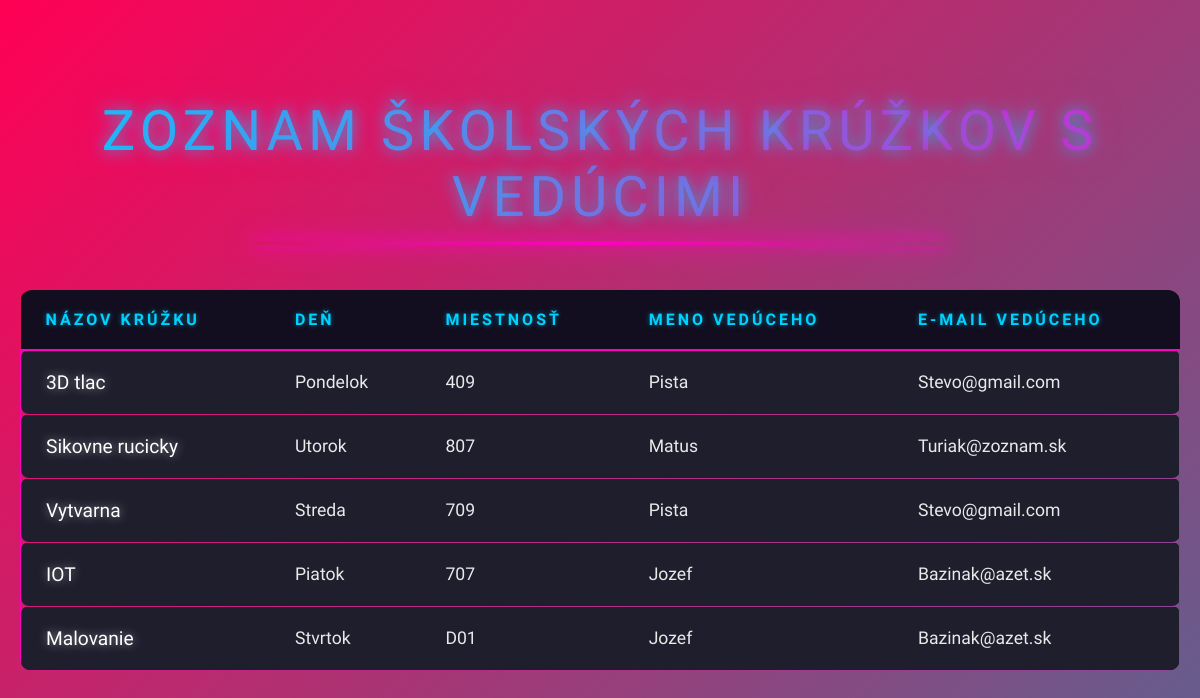
The app's page /kruzky/, older data.
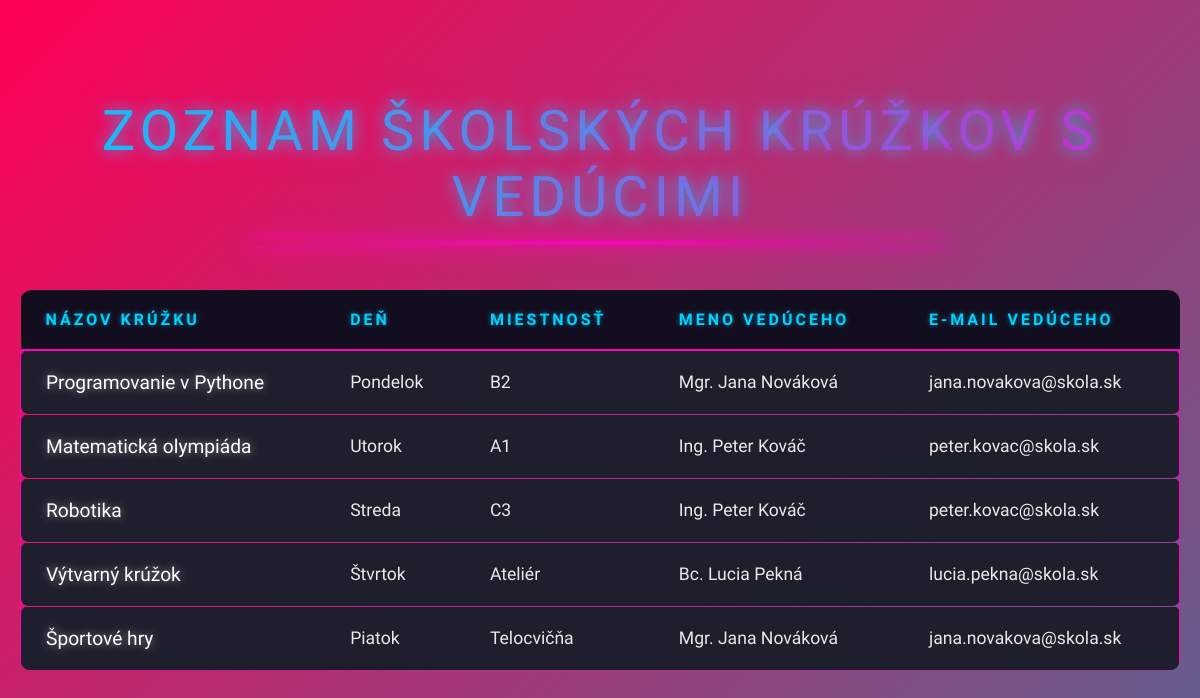
The same page, newer data.
### kruzky/models.py (models this page shows, shortened)
class Kruzok(models.Model):
    nazov = models.CharField(max_length=100)
    den = models.CharField(max_length=20) # napr. "Pondelok"
    miestnost = models.CharField(max_length=20) # napr. "B2"
    veduci = models.ForeignKey(Veduci, on_delete=models.CASCADE)

class Veduci(models.Model):
    meno = models.CharField(max_length=150) # napr. "Mgr. Jana Nováková"
    email = models.EmailField()

### kruzky/views.py (the view)
# urls.py: path('', views.zoznam_kruzkov, name='zoznam_kruzkov'),
def zoznam_kruzkov(request):
    kruzky = Kruzok.objects.annotate(
        den_poradie=Case(
            When(den='Pondelok', then=Value(1)),
            When(den='Utorok', then=Value(2)),
            When(den='Streda', then=Value(3)),
            When(den='Štvrtok', then=Value(4)),
            When(den='Piatok', then=Value(5)),
            default=Value(6),
            output_field=IntegerField(),
        )
    ).order_by('den_poradie')
    return render(request, 'kruzky.html', {'kruzky': kruzky})

### kruzky/templates/kruzky.html (shortened to what this page needs)
{% load static %}
<!DOCTYPE html>
<html lang="sk">
<head>
    <link rel="stylesheet" href="{% static 'kruzky/style.css' %}">
</head>
<body>
    <h1>Zoznam školských krúžkov s vedúcimi</h1>
    {% if kruzky %}
        <table>
            <thead>
                <tr>
                    <th>Názov krúžku</th>
                    <th>Deň</th>
                    <th>Miestnosť</th>
                    <th>Meno vedúceho</th>
                    <th>E-mail vedúceho</th>
                </tr>
            </thead>
            <tbody>
                {% for kruzok in kruzky %}
                <tr>
                    <td>{{ kruzok.nazov }}</td>
                    <td>{{ kruzok.den }}</td>
                    <td>{{ kruzok.miestnost }}</td>
                    <td>{{ kruzok.veduci.meno }}</td>
                    <td>{{ kruzok.veduci.email }}</td>
                </tr>
                {% endfor %}
            </tbody>
        </table>
    {% else %}
        <p>Žiadne krúžky nie sú dostupné.</p>
    {% endif %}
</body>
</html>

### kruzky/static/kruzky/style.css (style rules this page uses)
body { font-family: 'Rajdhani', sans-serif; margin: 0; padding: 60px 20px; min-height: 100vh; display: flex; flex-direction: column; align-items: center; background: linear-gradient(-45deg, #05010a, #20053a, #4a287a, #009bb3, #ff0055); background-size: 600% 600%; animation: gradientBG 10s ease-in-out infinite; color: #ffffff; overflow-x: hidden; }
body::after { content: ''; position: fixed; top: 0; left: 0; width: 100%; height: 100%; background-image: linear-gradient(rgba(255, 255, 255, 0.05) 1px, transparent 1px), linear-gradient(90deg, rgba(255, 255, 255, 0.05) 1px, transparent 1px); background-size: 20px 20px; opacity: 0.1; z-index: -1; }
h1 { font-family: 'Audiowide', cursive; font-size: 3.5rem; font-weight: 400; text-transform: uppercase; letter-spacing: 5px; margin-bottom: 60px; text-align: center; background: linear-gradient(to right, #00d2ff, #ff00c3); -webkit-background-clip: text; -webkit-text-fill-color: transparent; text-shadow: 0 0 15px rgba(0, 210, 255, 0.8), 0 0 30px rgba(255, 0, 195, 0.5); animation: float 5s ease-in-out infinite, glitches 3s steps(1) infinite; position: relative; }
h1::after { content: ''; position: absolute; bottom: -15px; left: 50%; transform: translateX(-50%); width: 60%; height: 4px; background: linear-gradient(to right, transparent, #ff00c3, transparent); box-shadow: 0 0 15px #ff00c3, 0 0 30px #ff00c3; animation: portalPulse 3s ease-in-out infinite; }
table { width: 100%; border-collapse: collapse; text-align: left; min-width: 750px; background: transparent; border-radius: 12px; overflow: hidden; }
thead { background: #120e1f; }
th { padding: 20px 25px; font-weight: 700; text-transform: uppercase; font-size: 1rem; letter-spacing: 3px; color: #00d2ff; border-bottom: 2px solid #ff00c3; text-shadow: 0 0 5px rgba(0, 210, 255, 0.5); }
tbody { border: 1px solid #ff00c3; }
tbody tr { background: rgba(30, 30, 45, 1); transition: all 0.5s cubic-bezier(0.175, 0.885, 0.32, 1.275); border-bottom: 1px solid rgba(255, 0, 195, 0.2); position: relative; }
td { padding: 20px 25px; font-size: 1.1rem; color: rgba(255, 255, 255, 0.9); }
tbody tr td:first-child { font-family: 'Audiowide', cursive; color: #fff; font-weight: 400; font-size: 1.2rem; text-shadow: 0 0 10px rgba(255, 255, 255, 0.5); }
tbody tr td:first-child { border-top-left-radius: 8px; border-bottom-left-radius: 8px; }
tbody tr td:last-child { border-top-right-radius: 8px; border-bottom-right-radius: 8px; }

Row changes from the older to the newer data that the page shows:
removed Kruzok: nazov "3D tlac", den "Pondelok", miestnost "409", veduci.meno "Pista", veduci.email "Stevo@gmail.com"
removed Kruzok: nazov "Sikovne rucicky", den "Utorok", miestnost "807", veduci.meno "Matus", veduci.email "Turiak@zoznam.sk"
removed Kruzok: nazov "Vytvarna", den "Streda", miestnost "709", veduci.meno "Pista", veduci.email "Stevo@gmail.com"
removed Kruzok: nazov "IOT", den "Piatok", miestnost "707", veduci.meno "Jozef", veduci.email "Bazinak@azet.sk"
removed Kruzok: nazov "Malovanie", den "Stvrtok", miestnost "D01", veduci.meno "Jozef", veduci.email "Bazinak@azet.sk"
added Kruzok: nazov "Programovanie v Pythone", den "Pondelok", miestnost "B2", veduci.meno "Mgr. Jana Nováková", veduci.email "jana.novakova@skola.sk"
added Kruzok: nazov "Matematická olympiáda", den "Utorok", miestnost "A1", veduci.meno "Ing. Peter Kováč", veduci.email "peter.kovac@skola.sk"
added Kruzok: nazov "Robotika", den "Streda", miestnost "C3", veduci.meno "Ing. Peter Kováč", veduci.email "peter.kovac@skola.sk"
added Kruzok: nazov "Výtvarný krúžok", den "Štvrtok", miestnost "Ateliér", veduci.meno "Bc. Lucia Pekná", veduci.email "lucia.pekna@skola.sk"
added Kruzok: nazov "Športové hry", den "Piatok", miestnost "Telocvičňa", veduci.meno "Mgr. Jana Nováková", veduci.email "jana.novakova@skola.sk"
